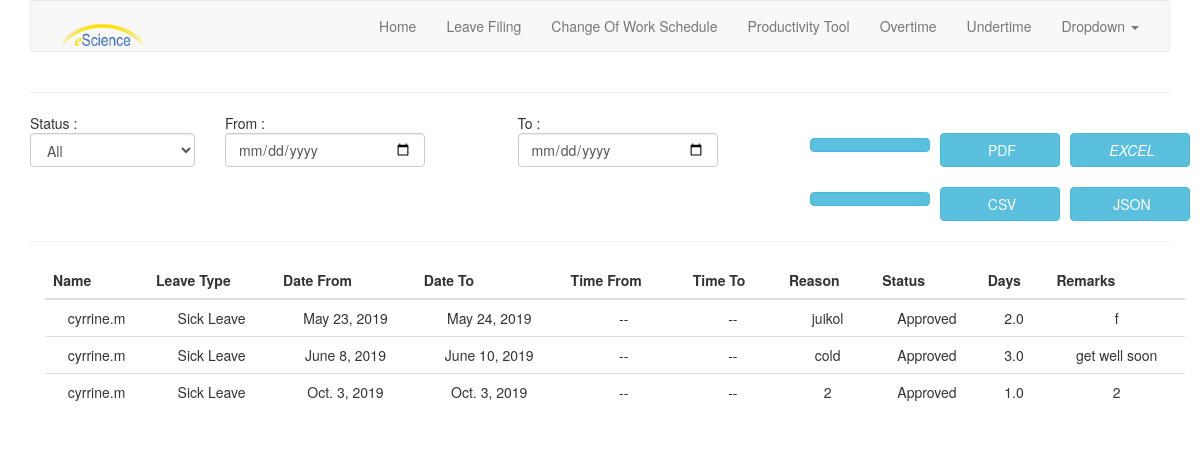
/eforms/leave_summary (signed in), run on the app's committed database.
### app_forms/models.py (models this page shows, shortened)
class Leaves(models.Model):
    name = models.CharField(max_length=100)
    author = models.ForeignKey(User, on_delete=models.CASCADE, default=None)
    email = models.TextField()
    leaveType = models.TextField()
    dateFrom = models.DateField()
    dateTo = models.DateField()
    timeFrom = models.TimeField(null=True, blank=True, default=None)
    timeTo = models.TimeField(null=True, blank=True, default=None)
    reason = models.TextField()
    status = models.TextField()
    leaveCount = models.FloatField()
    remarks = models.TextField(null=True, blank=True, default=None)
    department = models.TextField(null=True, blank=True, default=None)
    approvedBy = models.TextField(null=True, blank=True, default=None)
    created = models.DateTimeField(auto_now_add=True)

### app_forms/views.py (the view)
# urls.py: path('eforms/leave_summary', views.leave_summary, name='leave_summary'),
@login_required
def leave_summary(request):
    user = UserProfile.objects.get(username=request.user)
    global global_summary_of_leave
    if request.method == 'POST':
        form = FilterForm(request.POST)
        if form.is_valid():
            dateFrom = form.cleaned_data['dateFrom']
            dateTo = form.cleaned_data['dateTo']
            status = form.cleaned_data['status']
            if status:
                leaves = Leaves.objects.filter(
                    author=request.user,
                    status=status
                ).order_by('dateFrom')
            if dateFrom:
                leaves = Leaves.objects.filter(
                    author=request.user,
                    dateFrom__range=(dateFrom, dateTo)
                ).order_by('dateFrom')
            if dateTo:
                leaves = Leaves.objects.filter(
                    author=request.user,
                    dateTo__range=(dateFrom, dateTo)
                ).order_by('dateFrom')
            global_summary_of_leave = leaves
        else:
            form = FilterForm()
            leaves = Leaves.objects.filter(
                author=request.user
            )
            global_summary_of_leave = leaves
    else:
        form = FilterForm()
        leaves = Leaves.objects.filter(
            author=request.user
        )
        global_summary_of_leave = leaves
    return render(request,
                  'app_forms/Leaves/leave_summary.html',
                  {'form': form,
                   'leaves': leaves})
    return global_summary_of_leave

### app_forms/forms.py
class FilterForm(forms.Form):
    status = forms.CharField(required=False)
    dateFrom = forms.DateField(label="Date From (YYYY-MM-DD)", required=False)
    dateTo = forms.DateField(label="Date To (YYYY-MM-DD)", required=False)

### app_forms/templates/app_forms/Leaves/leave_summary.html (shortened to what this page needs)
{% extends 'app_forms/base2.html' %}
{% block content %}
<hr/>
<form method="POST">
    <div class="row">
        {% for field in form %}
        {% if field.name == 'dateFrom' %}
        <div class="col-md-3">
            From : <input style="width: 200px;" name="{{ field.name }}" id="dateFrom" type="date" class="form-control" />
        </div>
        {% elif field.name == 'dateTo' %}
        <div class="col-md-3">
            To : <input style="width: 200px;" name="{{ field.name }}" id="dateTo" type="date" class="form-control" />
        </div>
        {% elif field.name == 'status' %}
        <div class="col-md-2">
            Status :
            <select id="status" id="leaveType" name="{{ field.name }}" class="form-control">
                    <option value='All'>All</option>
            </select>
        </div>
        {% endif %}
        {% endfor %}
        <div class="col-md-4">
            <div class="row">
                <div class="col-md-4">
                    <br/><button title="Search" style="text-align:center; width: 120px;" class="btn btn-info"></button>
                </div>
                <div class="col-md-4">
                    <br/><button title="PDF" style="text-align:center; width: 120px;" type="button" class="btn btn-info" onclick="window.location='{% url 'pdf_summary_of_leaves' %}'">&nbsp;PDF</button>
                </div>
                <div class="col-md-4">
                    <br/><button title="Excel" style="text-align:center; width: 120px;" type="button" class="btn btn-info" onclick="window.location='{% url 'excel_summary_of_leaves' %}'"><i class="fa fa-file-excel-o">&nbsp;EXCEL</i></button>
                </div>
                <div class="col-md-4">
                    <br/><button title="Refresh" style="text-align:center; width: 120px;" type="button" class="btn btn-info" onclick="window.location='{% url 'leave_summary' %}'"></button>
                </div>
                <div class="col-md-4">
                    <br/><button title="CSV" style="text-align:center; width: 120px;" type="button" class="btn btn-info" onclick="window.location='{% url 'csv_summary_of_leaves' %}'">&nbsp;CSV</button>
                </div>
                <div class="col-md-4">
                    <br/><button title="JSON" style="text-align:center; width: 120px;" class="btn btn-info" onclick="window.location='{% url 'json_summary_of_leaves' %}'">&nbsp;JSON</button>
                </div>
            </div>
        </div>
    </div>
</form>
<hr/>
<div class="container form-group">
    <div class="table-responsive">
        <table class="table">
          <thead>
            <tr style="text-align: center">
              <th>Name</th>
              <th>Leave Type</th>
              <th>Date From</th>
              <th>Date To</th>
              <th>Time From</th>
              <th>Time To</th>
              <th>Reason</th>
              <th>Status</th>
              <th>Days</th>
              <th>Remarks</th>
            </tr>
          </thead>
          <tbody>
            {% for leave in leaves %}
            <tr style="text-align: center">
              <td>{{ leave.name }}</td>
              <td>{{ leave.leaveType }}</td>
              <td>{{ leave.dateFrom }}</td>
              <td>{{ leave.dateTo }}</td>
              <td>
                {% if leave.timeFrom == None %}
                    --
                {% elif leave.timeFrom != None %}
                    {{ leave.timeFrom }}
                {% endif %}
              </td>
              <td>
                {% if leave.timeTo == None %}
                    --
                {% elif leave.timeTo != None %}
                    {{ leave.timeTo }}
                {% endif %}
              </td>
              <td>{{ leave.reason }}</td>
              <td>
                    {% if leave.status == 'True' %}
                        Approved
                    {% elif leave.status == 'False' %}
                        Declined
                    {% elif leave.status == 'None' %}
                        Pending
                    {% endif %}
              </td>
              <td>{{ leave.leaveCount }}</td>
              <td>{{ leave.remarks }}</td>
            </tr>
            {% endfor %}
          </tbody>
        </table>
        </div>
</div>
{% endblock %}

### data on the page
Leaves: name "cyrrine.m", leaveType "Sick Leave", dateFrom "May 23, 2019", dateTo "May 24, 2019", reason "juikol", status "Approved", leaveCount "2.0", remarks "f"
Leaves: name "cyrrine.m", leaveType "Sick Leave", dateFrom "June 8, 2019", dateTo "June 10, 2019", reason "cold", status "Approved", leaveCount "3.0", remarks "get well soon"
Leaves: name "cyrrine.m", leaveType "Sick Leave", dateFrom "Oct. 3, 2019", dateTo "Oct. 3, 2019", reason "2", status "Approved", leaveCount "1.0", remarks "2"
